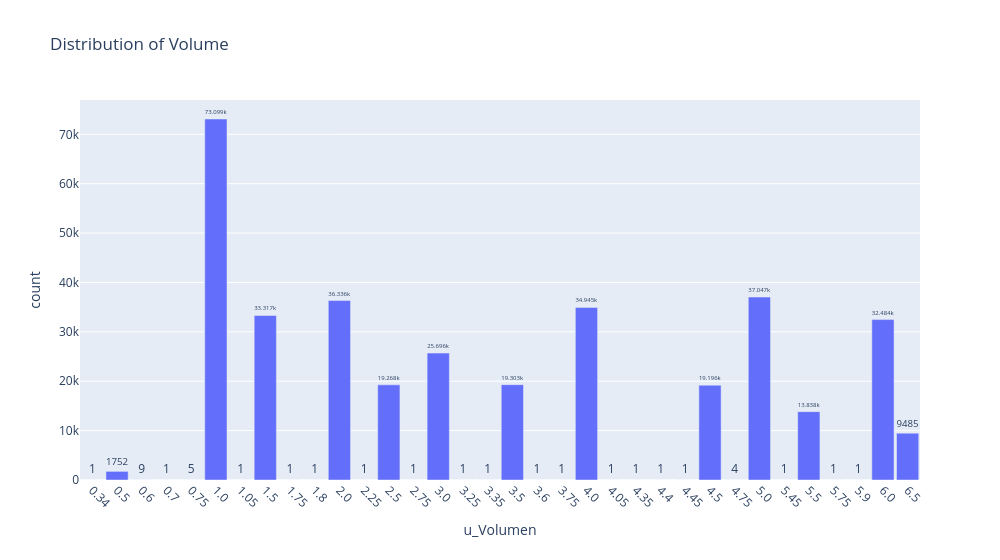

The notebook cell this image was saved under:
### Markdown cell above
We will check distribution of volume amount

### Code cell
# Calculate counts and percentages for u_Volumen
counts = remissions['u_Volumen'].value_counts().sort_index()
percentages = (counts / counts.sum()) * 100

# Histogram of frequency of each unique volume value to check for outliers
x_labels = counts.index.astype(str)  # treat volumes as categorical so bars are wider
fig = px.bar(x=x_labels, y=counts.values, title='Distribution of Volume',
             labels={'x':'u_Volumen','y':'count'}, text=counts.values)
fig.update_traces(
    textposition='outside',
    texttemplate='%{y}',
    customdata=percentages.values,
    hovertemplate='<b>Volume:</b> %{x}<br><b>Count:</b> %{y}<br><b>Percentage:</b> %{customdata:.2f}%<extra></extra>'
)
fig.update_layout(
    bargap=0.1,        # reduce gap between bars
    xaxis_tickangle=45,
    width=1000
)
fig.show()

### Figure 1 — Plotly figure (JSON) as saved in the notebook; plotly's stock layout.template omitted (floating-point values rounded to 4 significant figures)
{"data": [{"customdata": [0.0002811, 0.4924, 0.002529, 0.0002811, 0.001405, 20.54, 0.0002811, 9.364, 0.0002811, 0.0002811, 10.21, 0.0002811, 5.415, 0.0002811, 7.222, 0.0002811, 0.0002811, 5.425, 0.0002811, 0.0002811, 9.821, 0.0002811, 0.0002811, 0.0002811, 0.0002811, 5.395, 0.001124, 10.41, 0.0002811, 3.889, 0.0002811, 0.0002811, 9.13, 2.666], "hovertemplate": "<b>Volume:</b> %{x}<br><b>Count:</b> %{y}<br><b>Percentage:</b> %{customdata:.2f}%<extra></extra>", "legendgroup": "", "marker": {"color": "#636efa", "pattern": {"shape": ""}}, "name": "", "orientation": "v", "showlegend": false, "text": [1.0, 1752.0, 9.0, 1.0, 5.0, 73100.0, 1.0, 33320.0, 1.0, 1.0, 36340.0, 1.0, 19270.0, 1.0, 25700.0, 1.0, 1.0, 19300.0, 1.0, 1.0, 34940.0, 1.0, 1.0, 1.0, 1.0, 19200.0, 4.0, 37050.0, 1.0, 13840.0, 1.0, 1.0, 32480.0, 9485.0], "textposition": "outside", "texttemplate": "%{y}", "type": "bar", "x": ["0.34", "0.5", "0.6", "0.7", "0.75", "1.0", "1.05", "1.5", "1.75", "1.8", "2.0", "2.25", "2.5", "2.75", "3.0", "3.25", "3.35", "3.5", "3.6", "3.75", "4.0", "4.05", "4.35", "4.4", "4.45", "4.5", "4.75", "5.0", "5.45", "5.5", "5.75", "5.9", "6.0", "6.5"], "xaxis": "x", "y": [1, 1752, 9, 1, 5, 73099, 1, 33317, 1, 1, 36336, 1, 19268, 1, 25696, 1, 1, 19303, 1, 1, 34945, 1, 1, 1, 1, 19196, 4, 37047, 1, 13838, 1, 1, 32484, 9485], "yaxis": "y"}], "layout": {"bargap": 0.1, "barmode": "relative", "legend": {"tracegroupgap": 0}, "title": {"text": "Distribution of Volume"}, "width": 1000, "xaxis": {"anchor": "y", "domain": [0, 1], "tickangle": 45, "title": {"text": "u_Volumen"}}, "yaxis": {"anchor": "x", "domain": [0, 1], "title": {"text": "count"}}}}
